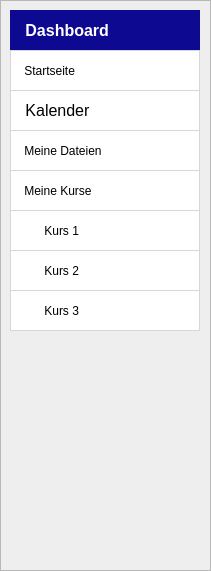
   <widget class="QFrame" name="frame_buttons">
    <property name="geometry">
     <rect>
      <x>0</x>
      <y>80</y>
      <width>211</width>
      <height>571</height>
     </rect>
    </property>
    <property name="styleSheet">
     <string notr="true">background-color: rgb(238, 238, 238);</string>
    </property>
    <property name="frameShape">
     <enum>QFrame::StyledPanel</enum>
    </property>
    <property name="frameShadow">
     <enum>QFrame::Raised</enum>
    </property>
    <widget class="QPushButton" name="pushButton_dash">
     <property name="geometry">
      <rect>
       <x>10</x>
       <y>10</y>
       <width>190</width>
       <height>41</height>
      </rect>
     </property>
     <property name="font">
      <font>
       <family>Arial</family>
       <pointsize>12</pointsize>
       <weight>9</weight>
       <italic>false</italic>
       <bold>false</bold>
       <kerning>true</kerning>
      </font>
     </property>
     <property name="layoutDirection">
      <enum>Qt::LeftToRight</enum>
     </property>
     <property name="autoFillBackground">
      <bool>false</bool>
     </property>
     <property name="styleSheet">
      <string notr="true">QPushButton{
font: 75 12pt &quot;Arial&quot;;
background-color: rgb(255, 255, 255);
color: rgb(0, 0, 0);
border: none;
text-align: left;
border: 1px solid;
border-color: rgb(215, 215, 215);
icon: url(:/icons/icons/dash.png);
icon-size: 20px;
padding-left: 10px;
}

QPushButton:checked{
background-color: rgb(13, 9, 145);
font: 75 12pt &quot;MS Shell Dlg 2&quot;;
font-weight: bold;
color: rgb(255, 255, 255);
text-align: left;
border: 1px solid;
border-color: rgb(13, 9, 145);
icon: url(:/icons/icons/dash_white.png);
icon-size: 20px;
padding-left: 10px;
}
</string>
     </property>
     <property name="text">
      <string> Dashboard</string>
     </property>
     <property name="checkable">
      <bool>true</bool>
     </property>
     <property name="checked">
      <bool>true</bool>
     </property>
     <property name="autoDefault">
      <bool>false</bool>
     </property>
     <property name="default">
      <bool>false</bool>
     </property>
     <property name="flat">
      <bool>true</bool>
     </property>
    </widget>
    <widget class="QPushButton" name="pushButton_home">
     <property name="geometry">
      <rect>
       <x>10</x>
       <y>50</y>
       <width>190</width>
       <height>41</height>
      </rect>
     </property>
     <property name="autoFillBackground">
      <bool>false</bool>
     </property>
     <property name="styleSheet">
      <string notr="true">QPushButton{
font: 75 12pt &quot;Arial&quot;;
background-color: rgb(255, 255, 255);
color: rgb(0, 0, 0);
border: none;
text-align: left;
border: 1px solid;
border-color: rgb(215, 215, 215);
icon: url(:/icons/icons/home.png);
icon-size: 20px;
padding-left: 10px;
}

QPushButton:checked{
background-color: rgb(13, 9, 145);
font: 75 12pt &quot;Arial&quot;;
color: rgb(255, 255, 255);
border: 1px solid;
border-color: rgb(13, 9, 145);
text-align: left;
font-weight: bold;
icon: url(:/icons/icons/home_white.png);
icon-size: 20px;
padding-left: 10px;
}


</string>
     </property>
     <property name="text">
      <string> Startseite</string>
     </property>
     <property name="checkable">
      <bool>true</bool>
     </property>
     <property name="checked">
      <bool>false</bool>
     </property>
     <property name="flat">
      <bool>true</bool>
     </property>
    </widget>
    <widget class="QPushButton" name="pushButton_calendar">
     <property name="geometry">
      <rect>
       <x>10</x>
       <y>90</y>
       <width>190</width>
       <height>41</height>
      </rect>
     </property>
     <property name="font">
      <font>
       <family>Arial</family>
       <pointsize>12</pointsize>
       <weight>9</weight>
       <italic>false</italic>
       <bold>false</bold>
       <kerning>true</kerning>
      </font>
     </property>
     <property name="autoFillBackground">
      <bool>false</bool>
     </property>
     <property name="styleSheet">
      <string notr="true">QPushButton{
font: 75 12pt &quot;Arial&quot;;
background-color: rgb(255, 255, 255);
color: rgb(0, 0, 0);
border: 1px solid;
border-color: rgb(215, 215, 215);
text-align: left;
icon: url(:/icons/icons/calender.png);
icon-size: 20px;
padding-left: 10px;
}

QPushButton:checked{
background-color: rgb(13, 9, 145);
font: 75 12pt &quot;Arial&quot;;
color: rgb(255, 255, 255);
border: 1px solid;
border-color: rgb(13, 9, 145);
text-align: left;
font-weight: bold;
icon: url(:/icons/icons/calender_white.png);
icon-size: 20px;
padding-left: 10px;
}
</string>
     </property>
     <property name="text">
      <string> Kalender</string>
     </property>
     <property name="checkable">
      <bool>true</bool>
     </property>
     <property name="default">
      <bool>false</bool>
     </property>
     <property name="flat">
      <bool>true</bool>
     </property>
    </widget>
    <widget class="QPushButton" name="pushButton_files">
     <property name="geometry">
      <rect>
       <x>10</x>
       <y>130</y>
       <width>190</width>
       <height>41</height>
      </rect>
     </property>
     <property name="autoFillBackground">
      <bool>false</bool>
     </property>
     <property name="styleSheet">
      <string notr="true">QPushButton{
font: 75 12pt &quot;Arial&quot;;
background-color: rgb(255, 255, 255);
color: rgb(0, 0, 0);
border: none;
text-align: left;
border: 1px solid;
border-color: rgb(215, 215, 215);
icon: url(:/icons/icons/sheet.png);
icon-size: 20px;
padding-left: 10px;
}

QPushButton:checked{
background-color: rgb(13, 9, 145);
font: 75 12pt &quot;Arial&quot;;
color: rgb(255, 255, 255);
border: 1px solid;
border-color: rgb(13, 9, 145);
text-align: left;
font-weight: bold;
icon: url(:/icons/icons/sheet_white.png);
icon-size: 20px;
padding-left: 10px;
}
</string>
     </property>
     <property name="text">
      <string> Meine Dateien</string>
     </property>
     <property name="checkable">
      <bool>true</bool>
     </property>
     <property name="autoDefault">
      <bool>false</bool>
     </property>
     <property name="flat">
      <bool>false</bool>
     </property>
    </widget>
    <widget class="QPushButton" name="pushButton_course3">
     <property name="geometry">
      <rect>
       <x>10</x>
       <y>290</y>
       <width>190</width>
       <height>41</height>
      </rect>
     </property>
     <property name="autoFillBackground">
      <bool>false</bool>
     </property>
     <property name="styleSheet">
      <string notr="true">QPushButton{
font: 75 12pt &quot;Arial&quot;;
background-color: rgb(255, 255, 255);
color: rgb(0, 0, 0);
border: none;
text-align: left;
border: 1px solid;
border-color: rgb(215, 215, 215);
icon: url(:/icons/icons/course.png);
icon-size: 20px;
padding-left: 30px;
}

QPushButton:checked{
background-color: rgb(13, 9, 145);
font: 75 12pt &quot;Arial&quot;;
color: rgb(255, 255, 255);
border: 1px solid;
border-color: rgb(13, 9, 145);
text-align: left;
font-weight: bold;
icon: url(:/icons/icons/course_white.png);
icon-size: 20px;
padding-left: 30px;
}
</string>
     </property>
     <property name="text">
      <string> Kurs 3</string>
     </property>
     <property name="checkable">
      <bool>true</bool>
     </property>
     <property name="flat">
      <bool>true</bool>
     </property>
    </widget>
    <widget class="QPushButton" name="pushButton_course2">
     <property name="geometry">
      <rect>
       <x>10</x>
       <y>250</y>
       <width>190</width>
       <height>41</height>
      </rect>
     </property>
     <property name="autoFillBackground">
      <bool>false</bool>
     </property>
     <property name="styleSheet">
      <string notr="true">QPushButton{
font: 75 12pt &quot;Arial&quot;;
background-color: rgb(255, 255, 255);
color: rgb(0, 0, 0);
border: none;
text-align: left;
border: 1px solid;
border-color: rgb(215, 215, 215);
icon: url(:/icons/icons/course.png);
icon-size: 20px;
padding-left: 30px;
}

QPushButton:checked{
background-color: rgb(13, 9, 145);
font: 75 12pt &quot;Arial&quot;;
color: rgb(255, 255, 255);
border: 1px solid;
border-color: rgb(13, 9, 145);
text-align: left;
font-weight: bold;
icon: url(:/icons/icons/course_white.png);
icon-size: 20px;
padding-left: 30px;
}
</string>
     </property>
     <property name="text">
      <string> Kurs 2</string>
     </property>
     <property name="checkable">
      <bool>true</bool>
     </property>
     <property name="flat">
      <bool>true</bool>
     </property>
    </widget>
    <widget class="QPushButton" name="pushButton_course1">
     <property name="geometry">
      <rect>
       <x>10</x>
       <y>210</y>
       <width>190</width>
       <height>41</height>
      </rect>
     </property>
     <property name="autoFillBackground">
      <bool>false</bool>
     </property>
     <property name="styleSheet">
      <string notr="true">QPushButton{
font: 75 12pt &quot;Arial&quot;;
background-color: rgb(255, 255, 255);
color: rgb(0, 0, 0);
border: none;
text-align: left;
border: 1px solid;
border-color: rgb(215, 215, 215);
icon: url(:/icons/icons/course.png);
icon-size: 20px;
padding-left: 30px;
}

QPushButton:checked{
background-color: rgb(13, 9, 145);
font: 75 12pt &quot;Arial&quot;;
color: rgb(255, 255, 255);
border: 1px solid;
border-color: rgb(13, 9, 145);
text-align: left;
font-weight: bold;
icon: url(:/icons/icons/course_white.png);
icon-size: 20px;
padding-left: 30px;
}
</string>
     </property>
     <property name="text">
      <string> Kurs 1</string>
     </property>
     <property name="checkable">
      <bool>true</bool>
     </property>
     <property name="checked">
      <bool>false</bool>
     </property>
     <property name="flat">
      <bool>true</bool>
     </property>
    </widget>
    <widget class="QPushButton" name="pushButton_mycourses">
     <property name="enabled">
      <bool>true</bool>
     </property>
     <property name="geometry">
      <rect>
       <x>10</x>
       <y>170</y>
       <width>190</width>
       <height>41</height>
      </rect>
     </property>
     <property name="autoFillBackground">
      <bool>false</bool>
     </property>
     <property name="styleSheet">
      <string notr="true">QPushButton{
font: 75 12pt &quot;Arial&quot;;
background-color: rgb(255, 255, 255);
color: rgb(0, 0, 0);
border: none;
text-align: left;
border: 1px solid;
border-color: rgb(215, 215, 215);
icon: url(:/icons/icons/course.png);
icon-size: 20px;
padding-left: 10px;
}

QPushButton:checked{
background-color: rgb(13, 9, 145);
font: 75 12pt &quot;Arial&quot;;
color: rgb(255, 255, 255);
border: 1px solid;
border-color: rgb(13, 9, 145);
text-align: left;
font-weight: bold;
icon: url(:/icons/icons/course_white.png);
icon-size: 20px;
padding-left: 10px;
}
</string>
     </property>
     <property name="text">
      <string> Meine Kurse</string>
     </property>
     <property name="checkable">
      <bool>true</bool>
     </property>
     <property name="flat">
      <bool>true</bool>
     </property>
    </widget>
    <widget class="QPushButton" name="label_mred">
     <property name="geometry">
      <rect>
       <x>140</x>
       <y>210</y>
       <width>41</width>
       <height>41</height>
      </rect>
     </property>
     <property name="styleSheet">
      <string notr="true">icon: url(:/icons/icons/message_red.png);
qproperty-iconSize: 40px;</string>
     </property>
     <property name="text">
      <string/>
     </property>
     <property name="flat">
      <bool>true</bool>
     </property>
    </widget>
    <widget class="QPushButton" name="label_morange">
     <property name="geometry">
      <rect>
       <x>140</x>
       <y>210</y>
       <width>41</width>
       <height>41</height>
      </rect>
     </property>
     <property name="styleSheet">
      <string notr="true">icon: url(:/icons/icons/message_orange.png);
qproperty-iconSize: 40px;</string>
     </property>
     <property name="text">
      <string/>
     </property>
     <property name="flat">
      <bool>true</bool>
     </property>
    </widget>
    <widget class="QPushButton" name="label_myellow">
     <property name="enabled">
      <bool>true</bool>
     </property>
     <property name="geometry">
      <rect>
       <x>140</x>
       <y>210</y>
       <width>41</width>
       <height>41</height>
      </rect>
     </property>
     <property name="styleSheet">
      <string notr="true">icon: url(:/icons/icons/message_yellow.png);
qproperty-iconSize: 40px;</string>
     </property>
     <property name="text">
      <string/>
     </property>
     <property name="flat">
      <bool>true</bool>
     </property>
    </widget>
   </widget>
